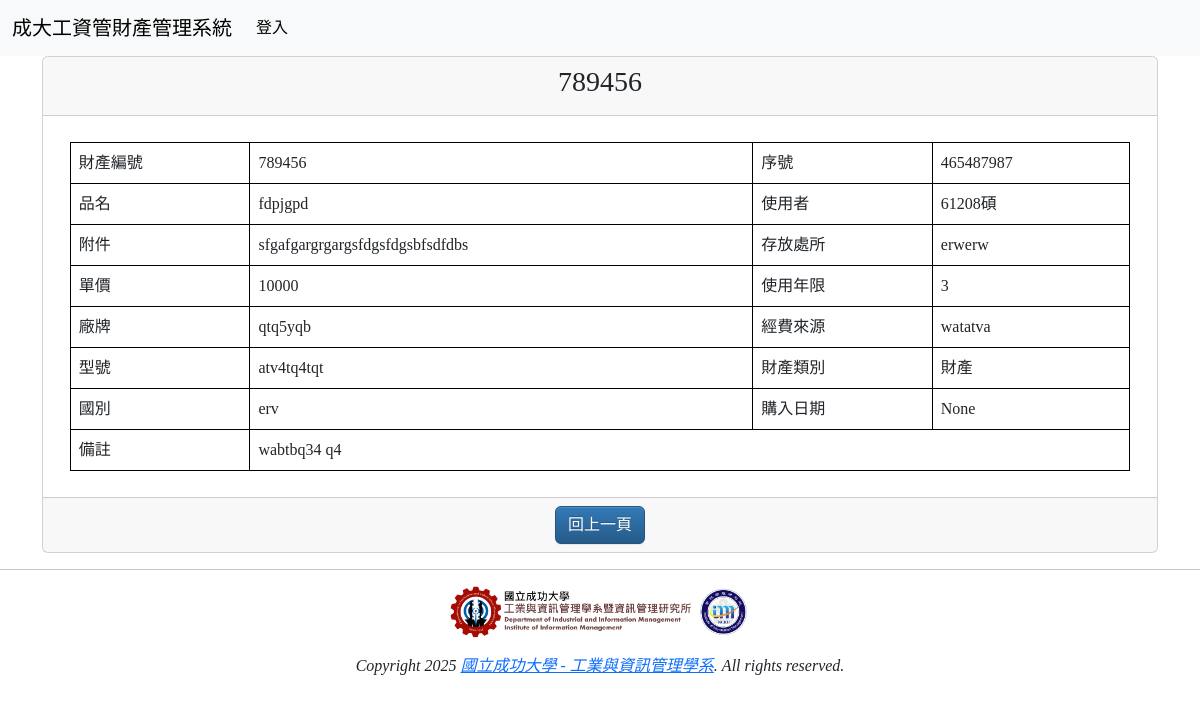
The app's page /detail/6 with its own data.
### mysite/models.py (models this page shows, shortened)
class Asset(models.Model):
    ASSET_TYPE_CHOICES = [
        ('財產', '財產'),
        ('非消耗品', '非消耗品'),
    ]
    asset_code = models.CharField(max_length=20, unique=True, verbose_name="財編")
    name = models.CharField(max_length=20, verbose_name="品名")
    accessories = models.TextField(blank=True, null=True, default="暫無附件", verbose_name="附件")
    unit_price = models.PositiveIntegerField(default=0, verbose_name="單價")
    brand = models.CharField(max_length=10, blank=True, null=True, verbose_name="廠牌")
    model = models.CharField(max_length=50, blank=True, null=True, verbose_name="型號")
    origin_country = models.CharField(max_length=10, blank=True, null=True, verbose_name="國別")
    serial_number = models.CharField(max_length=50, blank=True, null=True, verbose_name="序號")
    user = models.ForeignKey(AssetUserProfile, on_delete=models.CASCADE, verbose_name="使用者")
    location = models.CharField(max_length=20, blank=True, null=True, verbose_name="存放處所")
    lifespan_years = models.PositiveIntegerField(default=0, verbose_name="使用年限")
    funding_source = models.CharField(max_length=10, blank=True, null=True, verbose_name="經費來源")
    asset_type = models.CharField(max_length=20, choices=ASSET_TYPE_CHOICES, verbose_name="財產類別")
    purchase_date = models.DateField(blank=True, null=True, verbose_name="購入日期")
    note = models.TextField(blank=True, null=True, verbose_name="備註")
    class Meta:
        ordering = ["asset_code", "name", "user", "purchase_date"]

class AssetUserProfile(models.Model):
    userid = models.CharField(max_length=10, unique=True, verbose_name="使用者編號")
    username = models.CharField(max_length=10, verbose_name="使用者名稱")
    class Meta:
        ordering = ["userid"]
    def __str__(self):
        return f"{self.username}"

### mysite/views.py (the view)
# urls.py: path('detail/<int:id>', views.detail, name = 'detail-url'),
def detail(request, id):
    if "user_role" in request.session and request.session["user_role"] != None:
        user_role = request.session["user_role"]
    try:
        asset = models.Asset.objects.get(id=id)
    except:
        pass
    return render(request, "detail.html", locals())

### templates/detail.html (shortened to what this page needs)
{% extends "base.html" %}
{% block content %}
<div class='container'>
    <div class="row">
        <div class="col-md-12">
            <div class="card">
                {% if asset %}
                    <div class="card-header" align="center">
                        <h3>{{ asset.asset_code }}</h3>
                    </div>
                    <div class="card-body">
                        <table style="width: 98%; margin: 10px auto; padding: 10px;">
                            <tr>
                                <td>財產編號</td>
                                <td>{{ asset.asset_code }}</td>
                                <td>序號</td>
                                <td>{{ asset.serial_number }}</td>
                            </tr>
                            <tr>
                                <td>品名</td>
                                <td>{{ asset.name }}</td>
                                <td>使用者</td>
                                <td>{{ asset.user }}</td>
                            </tr>
                            <tr>
                                <td>附件</td>
                                <td>{{ asset.accessories }}</td>
                                <td>存放處所</td>
                                <td>{{ asset.location }}</td>
                            </tr>
                            <tr>
                                <td>單價</td>
                                <td>{{ asset.unit_price }}</td>
                                <td>使用年限</td>
                                <td>{{ asset.lifespan_years }}</td>
                            </tr>
                            <tr>
                                <td>廠牌</td>
                                <td>{{ asset.brand }}</td>
                                <td>經費來源</td>
                                <td>{{ asset.funding_source }}</td>
                            </tr>
                            <tr>
                                <td>型號</td>
                                <td>{{ asset.model }}</td>
                                <td>財產類別</td>
                                <td>{{ asset.asset_type }}</td>
                            </tr>
                            <tr>
                                <td>國別</td>
                                <td>{{ asset.origin_country }}</td>
                                <td>購入日期</td>
                                <td>{{ asset.purchase_date }}</td>
                            </tr>
                            <tr>
                                <td>備註</td>
                                <td colspan="3">{{ asset.note }}</td>
                            </tr>
                        </table>
                    </div>
                    <div class="card-footer" align="center">
                        <button type="button" class="btn btn-primary" onclick="history.back()">回上一頁</button>
                    </div>
                {% else %}
                    <div class="card-header" align="center">
                        <h3>找不到指定的財產/非消耗品</h3>
                    </div>
                {% endif %}
            </div>
        </div>
    </div>
</div>
{% endblock %}

### templates/base.html (style rules this page uses)
h1, h2, h3, h4, h5, p, div { font-family: 微軟正黑體; }

### templates/detail.html (style rules this page uses)
th, td { border: 1px solid black; padding: 8px; }

### records on screen
Asset: asset_code "789456", serial_number "465487987", name "fdpjgpd", user "61208碩", accessories "sfgafgargrgargsfdgsfdgsbfsdfdbs", location "erwerw", unit_price "10000", lifespan_years "3", brand "qtq5yqb", funding_source "watatva", model "atv4tq4tqt", asset_type "財產", origin_country "erv", purchase_date "None", note "wabtbq34 q4"
